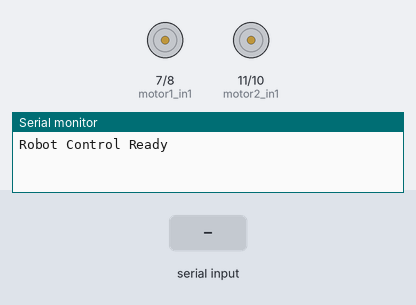
Bench run of a sketch on a simulated Arduino Uno, built with avr-gcc and run on an emulated ATmega328P. On the bench: motor-driver pin pairs drawn as motors (green arrow = first pin HIGH = forward, orange = second pin HIGH = backward, longer = more drive, scaled by the enable pin), the last lines printed to the serial monitor. The inputs (shaded band) are chosen by the test bench.

Above: at 1.2 s.
1.3 s: "F" received over Serial
At 1.8 s:
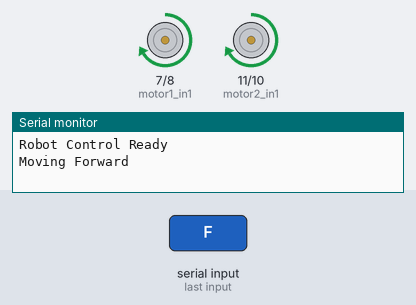
2.8 s: "B" received over Serial
At 4.0 s:
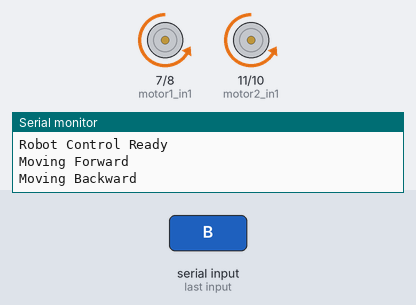
4.3 s: "L" received over Serial
At 5.3 s:
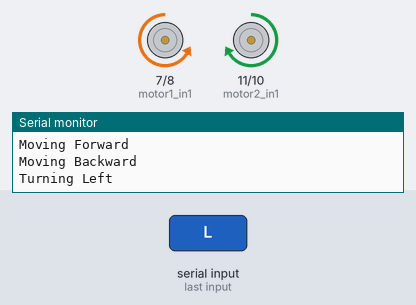
5.8 s: "R" received over Serial
At 6.5 s:
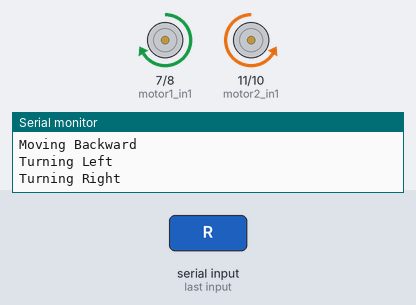
Timing chart, 0 to 8.3 s (numbered marks = the images above; inputs shaded):
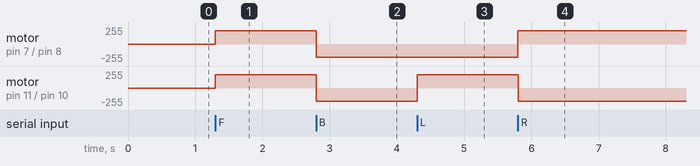

The sketch:

robot_control.ino
```cpp
// Define motor driver pins
const int motor1_in1 = 7;
const int motor1_in2 = 8;
const int motor2_in1 = 11;
const int motor2_in2 = 10;

// Define motor speed PWM pins
const int motor1_pwm = 6;
const int motor2_pwm = 9;

// Motor speed (0-255)
const int MOTOR_SPEED = 200;  // Adjust this value as needed

void setup() {
  // Set motor driver pins as outputs
  pinMode(motor1_in1, OUTPUT);
  pinMode(motor1_in2, OUTPUT);
  pinMode(motor2_in1, OUTPUT);
  pinMode(motor2_in2, OUTPUT);

  // Set PWM pins as output
  pinMode(motor1_pwm, OUTPUT);
  pinMode(motor2_pwm, OUTPUT);

  // Initialize serial communication
  Serial.begin(9600);
  Serial.println("Robot Control Ready");
}

void loop() {
  if (Serial.available() > 0) {
    char command = Serial.read();

    // Process the command
    switch (command) {
      case 'F':  // Forward
        moveForward();
        Serial.println("Moving Forward");
        break;

      case 'B':  // Backward
        moveBackward();
        Serial.println("Moving Backward");
        break;

      case 'L':  // Left
        turnLeft();
        Serial.println("Turning Left");
        break;

      case 'R':  // Right
        turnRight();
        Serial.println("Turning Right");
        break;

      case 'S':  // Stop
        stopMotors();
        Serial.println("Stopped");
        break;

      default:
        // Ignore invalid commands
        break;
    }
  }
}

void moveForward() {
  digitalWrite(motor1_in1, HIGH);
  digitalWrite(motor1_in2, LOW);
  digitalWrite(motor2_in1, HIGH);
  digitalWrite(motor2_in2, LOW);
  analogWrite(motor1_pwm, MOTOR_SPEED);
  analogWrite(motor2_pwm, MOTOR_SPEED);
}

void moveBackward() {
  digitalWrite(motor1_in1, LOW);
  digitalWrite(motor1_in2, HIGH);
  digitalWrite(motor2_in1, LOW);
  digitalWrite(motor2_in2, HIGH);
  analogWrite(motor1_pwm, MOTOR_SPEED);
  analogWrite(motor2_pwm, MOTOR_SPEED);
}

void turnLeft() {
  digitalWrite(motor1_in1, LOW);
  digitalWrite(motor1_in2, HIGH);
  digitalWrite(motor2_in1, HIGH);
  digitalWrite(motor2_in2, LOW);
  analogWrite(motor1_pwm, MOTOR_SPEED);
  analogWrite(motor2_pwm, MOTOR_SPEED);
}

void turnRight() {
  digitalWrite(motor1_in1, HIGH);
  digitalWrite(motor1_in2, LOW);
  digitalWrite(motor2_in1, LOW);
  digitalWrite(motor2_in2, HIGH);
  analogWrite(motor1_pwm, MOTOR_SPEED);
  analogWrite(motor2_pwm, MOTOR_SPEED);
}

void stopMotors() {
  digitalWrite(motor1_in1, LOW);
  digitalWrite(motor1_in2, LOW);
  digitalWrite(motor2_in1, LOW);
  digitalWrite(motor2_in2, LOW);
  analogWrite(motor1_pwm, 0);
  analogWrite(motor2_pwm, 0);
}
```

Measured:
- after the input at 1.3 s, motor on pin 7 (motor1_in1) / pin 8 (motor1_in2), motor on pin 11 (motor2_in1) / pin 10 (motor2_in2): stopped → forward 200/255 at once
- after the input at 2.8 s, motor on pin 7 (motor1_in1) / pin 8 (motor1_in2), motor on pin 11 (motor2_in1) / pin 10 (motor2_in2): forward 200/255 → backward 200/255 at once
- after the input at 4.3 s, motor on pin 11 (motor2_in1) / pin 10 (motor2_in2): backward 200/255 → forward 200/255 at once
- after the input at 5.8 s, motor on pin 7 (motor1_in1) / pin 8 (motor1_in2): backward 200/255 → forward 200/255 at once; motor on pin 11 (motor2_in1) / pin 10 (motor2_in2): forward 200/255 → backward 200/255 at once
